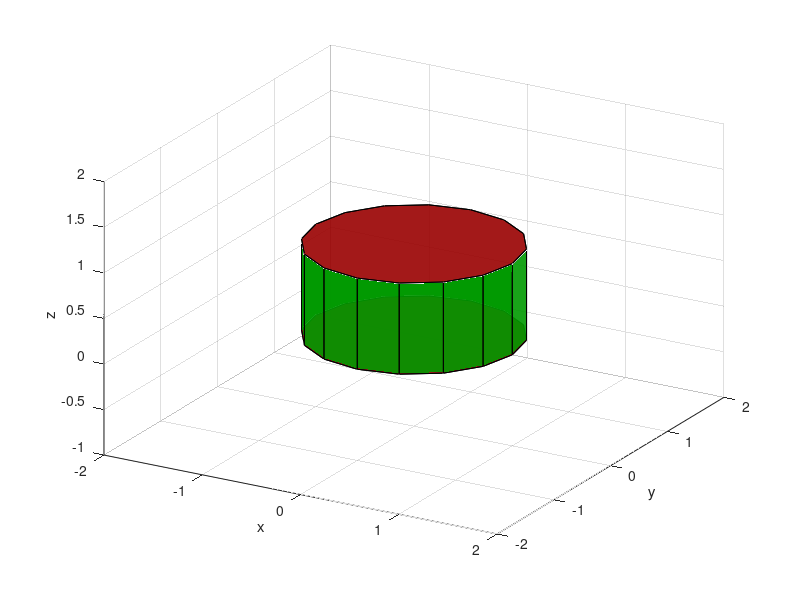

Reproduce this figure in MATLAB.
%% Cria o cilindro

% Limpar todas as variaveis, janelas e o command window
close all; clear all; clc;

r = 1; %Raio
n = 16; %Numero de lados
ang = 2*pi/n;

t = 0:ang:2*pi;
x = [cos(t) cos(t)];
y = [sin(t) sin(t)];
z = [zeros(1,length(t)) ones(1,length(t))];

Cv0 = [x;y;z]';

%Faces de cima e baixo
fcb0 = [1:n+1; n+2:2*(n+1)];
p(1) = patch('vertice',Cv0,'faces',fcb0,...
    'FaceAlpha',0.9,'FaceColor',[0.6 0 0]);

%Faces laterais
for linha2 = 1:n
    fl(linha2,:) = [linha2 linha2+1 n+linha2+2 n+linha2+1];
end

p(2) = patch('vertice',Cv0,'faces',fl,...
    'FaceAlpha',0.9,'FaceColor',[0 0.6 0]);

axis([-2 2 -2 2 -1 2])
view(30,30)
xlabel('x')
ylabel('y')
zlabel('z')
grid on
